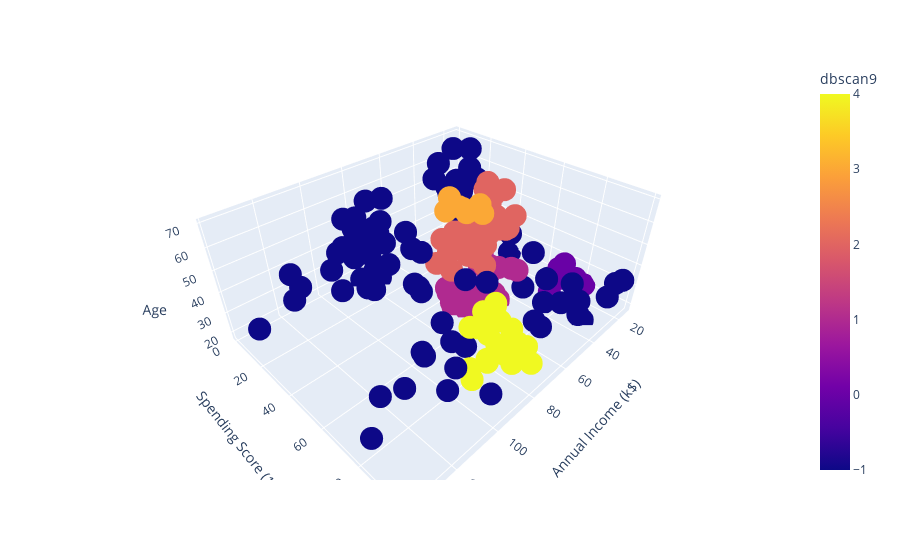

Notebook code for this chart:
### Code cell
mod = DBSCAN(eps=9, min_samples=5)
mod.fit(dft)
dft["dbscan9"] = mod.labels_

fig = px.scatter_3d(dft,
             x = dft["Annual Income (k$)"],
             y = dft["Spending Score (1-100)"],
             z = dft["Age"],
             color = dft["dbscan9"])
fig.show()

### Figure 1 — Plotly figure (JSON) as saved in the notebook; plotly's stock layout.template omitted (floating-point values rounded to 4 significant figures; data arrays with more than 128 entries replaced by an {"elided": "..."} marker saying what was removed)
{"data": [{"hovertemplate": "Annual Income (k$)=%{x}<br>Spending Score (1-100)=%{y}<br>Age=%{z}<br>dbscan9=%{marker.color}<extra></extra>", "legendgroup": "", "marker": {"color": {"elided": "200 int values"}, "coloraxis": "coloraxis", "symbol": "circle"}, "mode": "markers", "name": "", "scene": "scene", "showlegend": false, "type": "scatter3d", "x": {"elided": "200 int values"}, "y": {"elided": "200 int values"}, "z": {"elided": "200 int values"}}], "layout": {"autosize": true, "coloraxis": {"colorbar": {"title": {"text": "dbscan9"}}, "colorscale": [[0, "#0d0887"], [0.1111, "#46039f"], [0.2222, "#7201a8"], [0.3333, "#9c179e"], [0.4444, "#bd3786"], [0.5556, "#d8576b"], [0.6667, "#ed7953"], [0.7778, "#fb9f3a"], [0.8889, "#fdca26"], [1, "#f0f921"]]}, "legend": {"tracegroupgap": 0}, "margin": {"t": 60}, "scene": {"aspectmode": "auto", "aspectratio": {"x": 1.429, "y": 1.148, "z": 0.6093}, "domain": {"x": [0, 1], "y": [0, 1]}, "xaxis": {"title": {"text": "Annual Income (k$)"}, "type": "linear"}, "yaxis": {"title": {"text": "Spending Score (1-100)"}, "type": "linear"}, "zaxis": {"title": {"text": "Age"}, "type": "linear"}}}}
